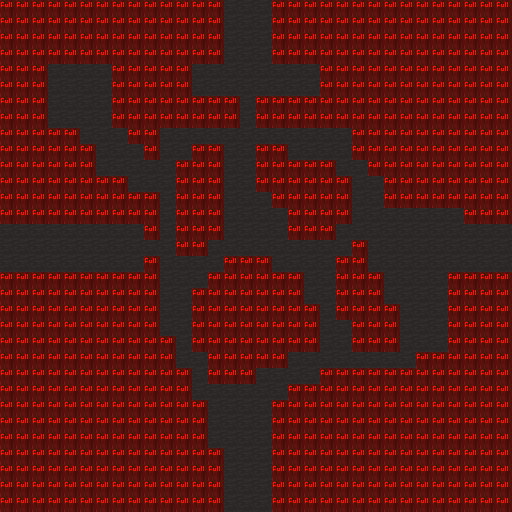

Tiled map render using the project's own tile images. Description and the map definition, with tile-layer contents summarised, below:
An orthogonal 32x32 tile map with 16x16 px tiles, 3 tile layers (Floor, Tile Layer 1, Tile Layer 2) and 9 objects (9x special).

<map version="1.10" tiledversion="1.11.2" orientation="orthogonal" renderorder="right-down" width="32" height="32" tilewidth="16" tileheight="16" infinite="0" nextlayerid="5" nextobjectid="12">
 <tileset firstgid="1" source="../../tilesets/voxel.tsx" />
 <layer id="1" name="Floor" width="32" height="32">
  <data>[1024 cells, 1024 non-empty, 1 distinct tile ids]</data>
 </layer>
 <objectgroup id="4" name="Objects">
  <object id="2" name="room_transport" type="special" x="224" y="0" width="48" height="48">
   <properties>
    <property name="direction" value="up" />
   </properties>
  </object>
  <object id="3" name="room_transport" type="special" x="464" y="224" width="48" height="48">
   <properties>
    <property name="direction" value="right" />
   </properties>
  </object>
  <object id="4" name="room_transport" type="special" x="224" y="464" width="48" height="48">
   <properties>
    <property name="direction" value="down" />
   </properties>
  </object>
  <object id="5" name="room_transport" type="special" x="0" y="224" width="48" height="48">
   <properties>
    <property name="direction" value="left" />
   </properties>
  </object>
  <object id="7" name="dynamic_geo" type="special" x="224" y="0" width="64" height="64">
   <properties>
    <property name="height" type="int" value="1" />
    <property name="side" value="up" />
    <property name="tile" type="int" value="8" />
   </properties>
  </object>
  <object id="8" name="dynamic_geo" type="special" x="448" y="208" width="64" height="64">
   <properties>
    <property name="height" type="int" value="1" />
    <property name="side" value="right" />
    <property name="tile" type="int" value="8" />
   </properties>
  </object>
  <object id="9" name="dynamic_geo" type="special" x="224" y="448" width="64" height="64">
   <properties>
    <property name="height" type="int" value="1" />
    <property name="side" value="down" />
    <property name="tile" type="int" value="8" />
   </properties>
  </object>
  <object id="10" name="dynamic_geo" type="special" x="0" y="208" width="64" height="64">
   <properties>
    <property name="height" type="int" value="1" />
    <property name="side" value="left" />
    <property name="tile" type="int" value="8" />
   </properties>
  </object>
  <object id="11" name="heart" type="special" x="80" y="96">
   <point />
  </object>
 </objectgroup>
 <layer id="2" name="Tile Layer 1" width="32" height="32">
  <data>[1024 cells, 757 non-empty, 1 distinct tile ids]</data>
 </layer>
 <layer id="3" name="Tile Layer 2" width="32" height="32">
  <data>[1024 cells, 0 non-empty, 0 distinct tile ids]</data>
 </layer>
</map>
